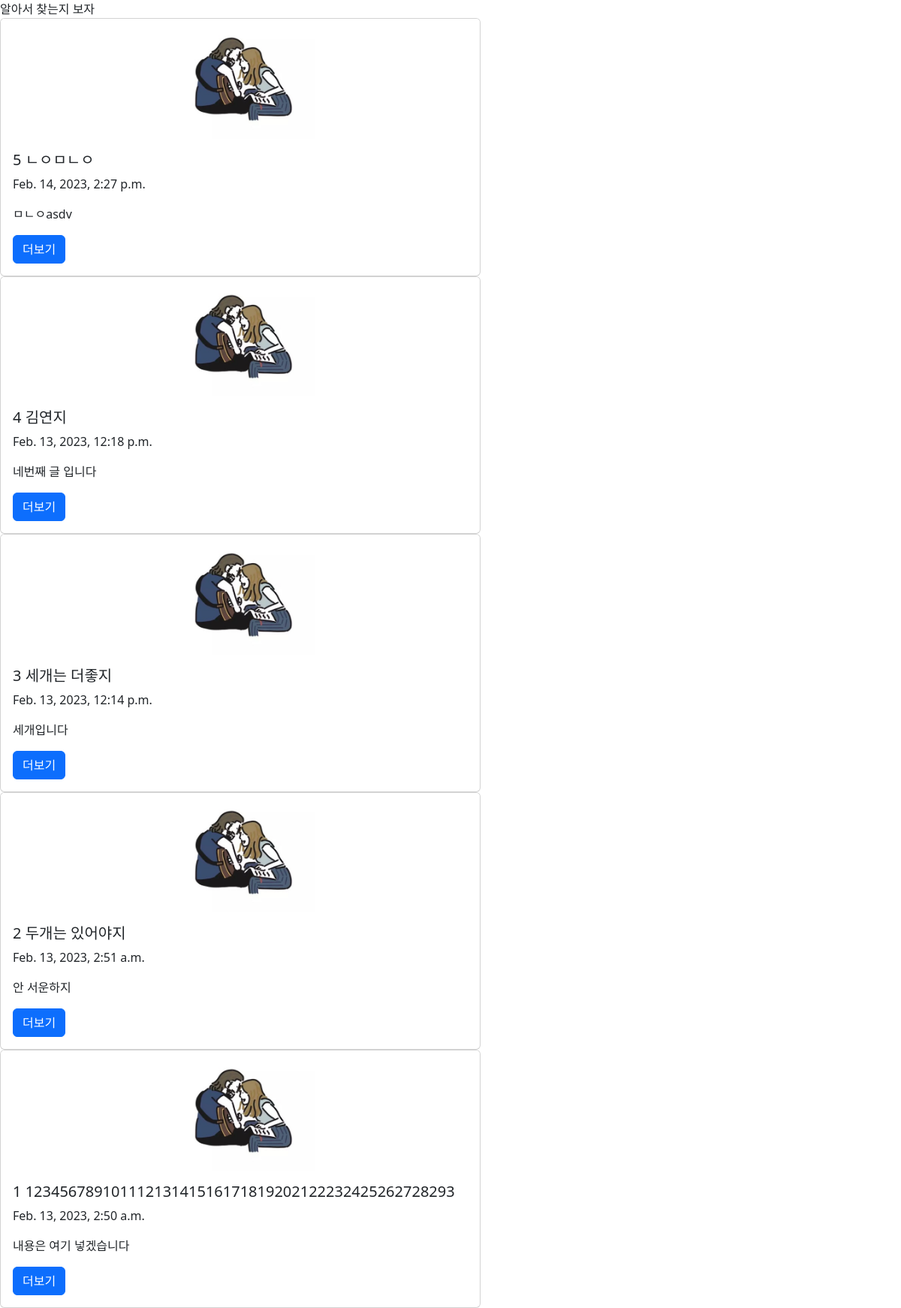
Screenshot of /blog/ with the database file from the repository.
### blog/models.py (models this page shows, shortened)
class Post(models.Model):
    title = models.CharField(max_length=50)
    content = models.TextField()
    header_img = models.ImageField(upload_to='blog/images/%Y/%m/%d',blank=True)
    file_upload = models.FileField(upload_to='blog/files/%Y/%m/%d',blank=True)
    created_at = models.DateTimeField(auto_now_add=True)  # 아예 값 자체가 지금 시간으로 입력되어 들어감(우리가 변경할 필요 없음)
    updated_at = models.DateTimeField(auto_now=True)  # 값을 변경할 수 있음. default 값으로 현재시간이 찍혀있음

### blog/views.py (the view)
# urls.py: path('', views.PostList.as_view()), # '' : blog 뒤에 달린 주소가 없음을 의미함
class PostList(ListView):  # post_list 라고 생긴 template과 model을 조합합니다.
    model = Post
    ordering = '-pk'

### blog/templates/blog/post_list.html (shortened to what this page needs)
<!DOCTYPE html>
{% load static %}
<html lang="en">
<head>
    <link href="https://cdn.jsdelivr.net/npm/bootstrap@5.3.0-alpha1/dist/css/bootstrap.min.css" rel="stylesheet">
</head>
<body>
    알아서 찾는지 보자
    {% for post in post_list %}
    <div class="card" style="width: 40rem;">
        <img src="{% static 'blog/starisborn.jpeg' %}" class="card-img-top" alt="...">
        <div class="card-body">
          <h5 class="card-title">{{ post.pk }} {{ post.title }} </h5>
          <p class="card-text">{{ post.created_at }}</p>
          <p class="card-text">{{ post.content }}</p>
          <a href="#" class="btn btn-primary">더보기</a>
        </div>
      </div>
    {% endfor %}
</body>
</html>

### blog/templates/blog/post_list.html (style rules this page uses)
.card img { aspect-ratio: 4/1; object-fit: cover; }

### rows the page displays
Post: pk "5", title "ㄴㅇㅁㄴㅇ", created_at "Feb. 14, 2023, 2:27 p.m.", content "ㅁㄴㅇasdv"
Post: pk "4", title "김연지", created_at "Feb. 13, 2023, 12:18 p.m.", content "네번째 글 입니다"
Post: pk "3", title "세개는 더좋지", created_at "Feb. 13, 2023, 12:14 p.m.", content "세개입니다"
Post: pk "2", title "두개는 있어야지", created_at "Feb. 13, 2023, 2:51 a.m.", content "안 서운하지"
Post: pk "1", title "12345678910111213141516171819202122232425262728293", created_at "Feb. 13, 2023, 2:50 a.m.", content "내용은 여기 넣겠습니다"
